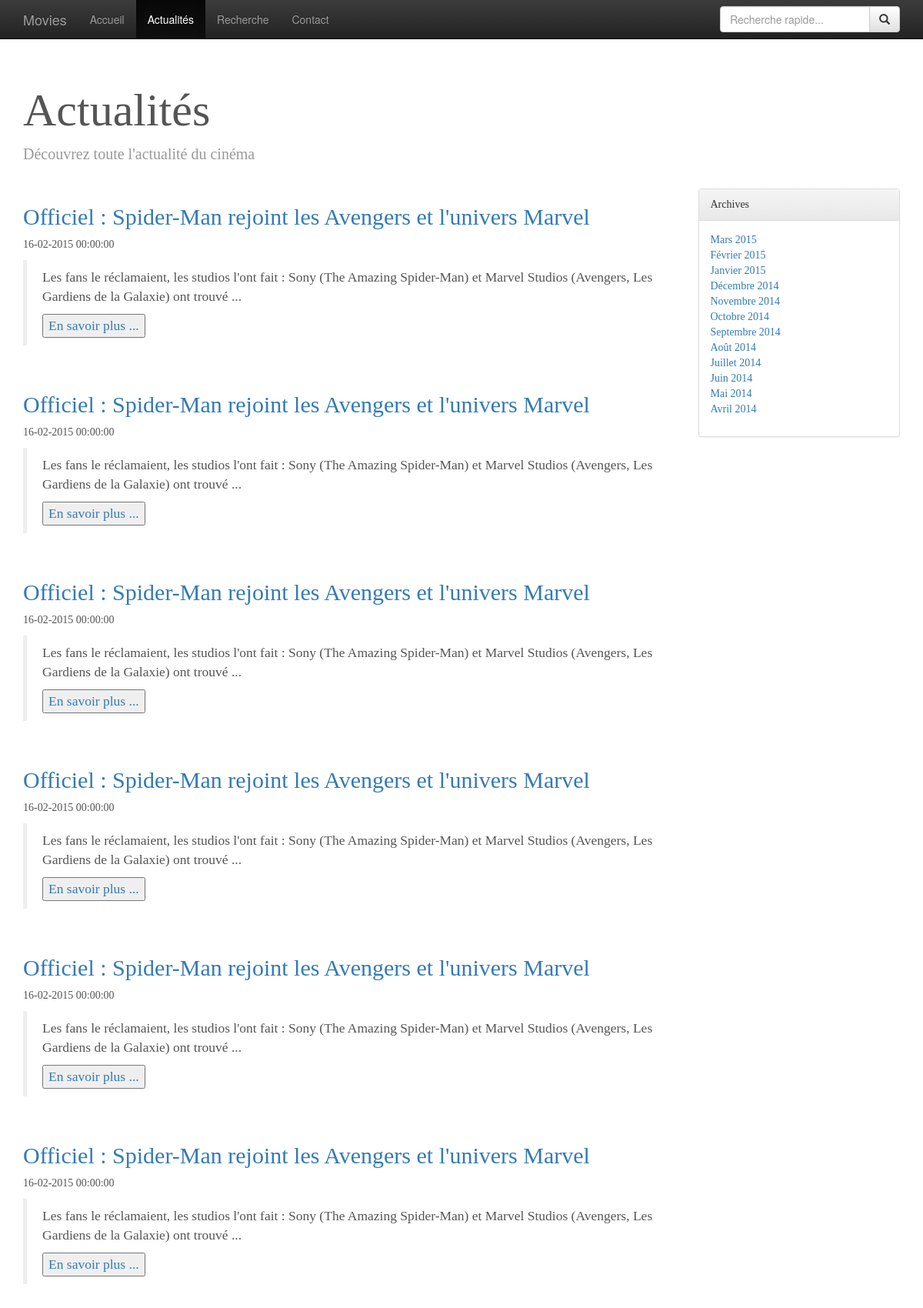
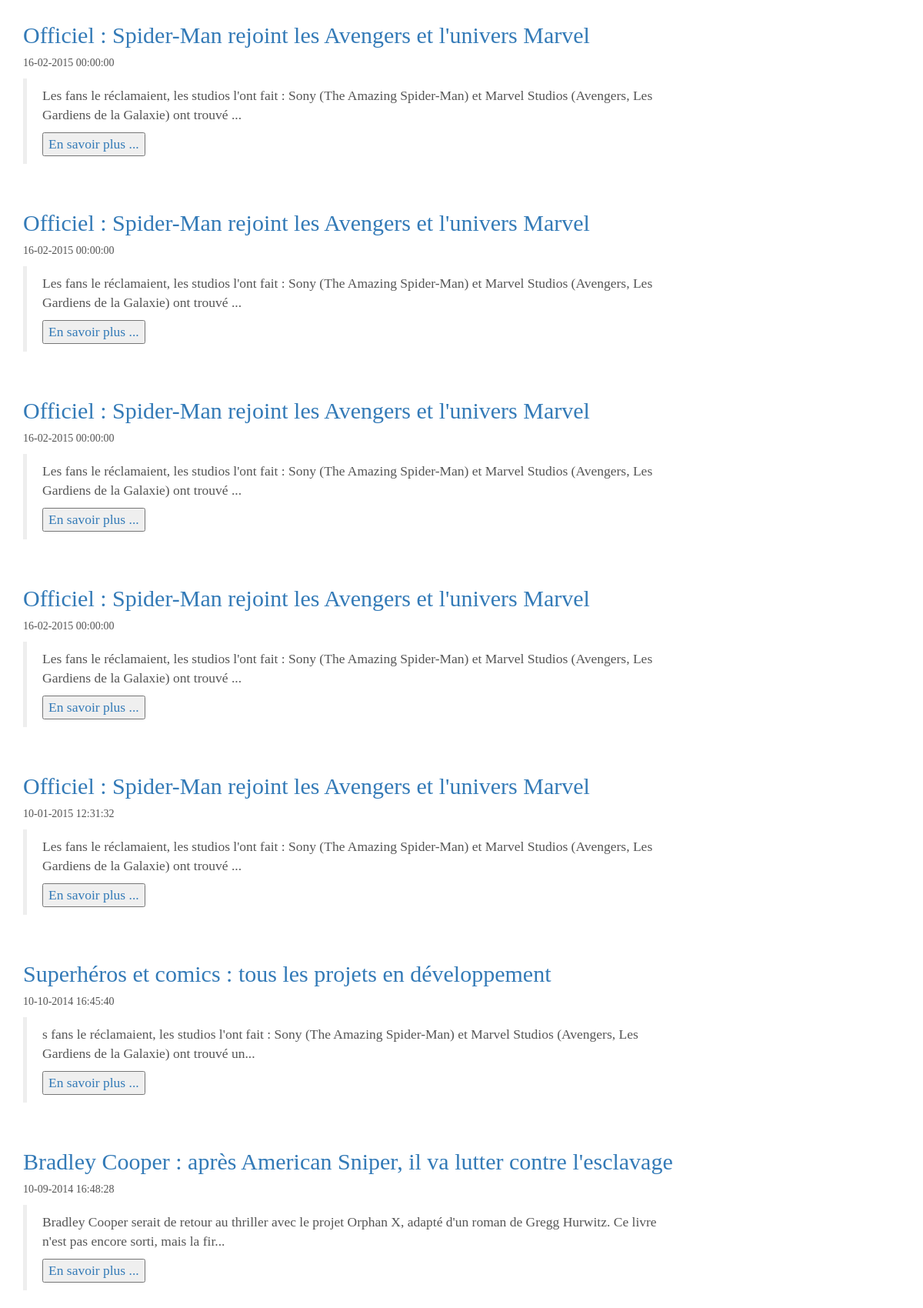
Page /news.php (upper part) on the committed database (2 pictures, top to bottom).
### tables this page shows
CREATE TABLE IF NOT EXISTS `news` (
  `news_id` int(11) NOT NULL AUTO_INCREMENT,
  `news_title` varchar(255) NOT NULL,
  `news_text` text NOT NULL,
  `news_date` datetime NOT NULL DEFAULT CURRENT_TIMESTAMP,
  PRIMARY KEY (`news_id`)
);

### news.php (the view)
<?php include_once 'header.php';
if(!empty($_GET['id'])){
	$id = $_GET['id'];
	header("Location: article.php?id=$id");
	exit();
}
else{
	$query= $db->query('SELECT * FROM news ORDER BY news_date DESC');
	$news = $query->fetchAll();
}
?>
<div class="news-container">
	<div class="news-header">
		<h1>Actualités</h1>
		<p>Découvrez toute l'actualité du cinéma</p>
	</div>
	<div class="row">
		<div class="col-xs-12 col-sm-9">
		<?php
		foreach($news as $new){ ?>
			<div class="news-post">
				<h2><a href ="article.php?id=<?= $new['news_id'] ?>" ><?= $new['news_title'] ?></a></h2>
				<p><?=  date('d-m-Y H:i:s', strtotime($new['news_date'])) ?> </p>
				<blockquote>
					<p>
					<?php
					$short_news = strip_tags($new['news_text']);
					$short_news = substr($short_news,0, 150);
					$short_news = nl2br($short_news);
					echo $short_news .'...';
					?>
					</p>
					<a href ="article.php?id=<?= $new['news_id'] ?>" ><input type="submit" id="savoir" name= "name" value="En savoir plus ..."/></a>
				</blockquote>
			</div>
		<?php } ?>
		</div>
		<?php include'sidebar_news.php'; ?>
	</div>
</div>
<?php include_once 'footer.php'; ?>

### css/styles.css (style rules this page uses)
body { padding-top: 70px; color: #555; }
.news-container { font-family: Georgia,"Times New Roman",Times,serif; }
.news-header { padding-bottom: 20px; padding-top: 20px; }
.news-header h1 { font-size: 60px; }
.news-header p { color: #999; font-size: 20px; }
.news-post { margin-bottom: 60px; }

### rows in the picture
news: news_title "Officiel : Spider-Man rejoint les Avengers et l'univers Marvel", news_date "16-02-2015 00:00:00", news_text "Les fans le réclamaient, les studios l'ont fait : Sony (The Amazing Spider-Man) et Marvel Studios (Avengers, Les Gardiens de la Galaxie) ont trouvé"
news: news_title "Officiel : Spider-Man rejoint les Avengers et l'univers Marvel", news_date "16-02-2015 00:00:00", news_text "Les fans le réclamaient, les studios l'ont fait : Sony (The Amazing Spider-Man) et Marvel Studios (Avengers, Les Gardiens de la Galaxie) ont trouvé"
news: news_title "Officiel : Spider-Man rejoint les Avengers et l'univers Marvel", news_date "16-02-2015 00:00:00", news_text "Les fans le réclamaient, les studios l'ont fait : Sony (The Amazing Spider-Man) et Marvel Studios (Avengers, Les Gardiens de la Galaxie) ont trouvé"
news: news_title "Officiel : Spider-Man rejoint les Avengers et l'univers Marvel", news_date "16-02-2015 00:00:00", news_text "Les fans le réclamaient, les studios l'ont fait : Sony (The Amazing Spider-Man) et Marvel Studios (Avengers, Les Gardiens de la Galaxie) ont trouvé"
news: news_title "Officiel : Spider-Man rejoint les Avengers et l'univers Marvel", news_date "16-02-2015 00:00:00", news_text "Les fans le réclamaient, les studios l'ont fait : Sony (The Amazing Spider-Man) et Marvel Studios (Avengers, Les Gardiens de la Galaxie) ont trouvé"
news: news_title "Officiel : Spider-Man rejoint les Avengers et l'univers Marvel", news_date "16-02-2015 00:00:00", news_text "Les fans le réclamaient, les studios l'ont fait : Sony (The Amazing Spider-Man) et Marvel Studios (Avengers, Les Gardiens de la Galaxie) ont trouvé"
news: news_title "Officiel : Spider-Man rejoint les Avengers et l'univers Marvel", news_date "16-02-2015 00:00:00", news_text "Les fans le réclamaient, les studios l'ont fait : Sony (The Amazing Spider-Man) et Marvel Studios (Avengers, Les Gardiens de la Galaxie) ont trouvé"
news: news_title "Officiel : Spider-Man rejoint les Avengers et l'univers Marvel", news_date "16-02-2015 00:00:00", news_text "Les fans le réclamaient, les studios l'ont fait : Sony (The Amazing Spider-Man) et Marvel Studios (Avengers, Les Gardiens de la Galaxie) ont trouvé"
news: news_title "Officiel : Spider-Man rejoint les Avengers et l'univers Marvel", news_date "16-02-2015 00:00:00", news_text "Les fans le réclamaient, les studios l'ont fait : Sony (The Amazing Spider-Man) et Marvel Studios (Avengers, Les Gardiens de la Galaxie) ont trouvé"
news: news_title "Officiel : Spider-Man rejoint les Avengers et l'univers Marvel", news_date "16-02-2015 00:00:00", news_text "Les fans le réclamaient, les studios l'ont fait : Sony (The Amazing Spider-Man) et Marvel Studios (Avengers, Les Gardiens de la Galaxie) ont trouvé"
news: news_title "Officiel : Spider-Man rejoint les Avengers et l'univers Marvel", news_date "10-01-2015 12:31:32", news_text "Les fans le réclamaient, les studios l'ont fait : Sony (The Amazing Spider-Man) et Marvel Studios (Avengers, Les Gardiens de la Galaxie) ont trouvé"
news: news_title "Superhéros et comics : tous les projets en développement", news_date "10-10-2014 16:45:40", news_text "s fans le réclamaient, les studios l'ont fait : Sony (The Amazing Spider-Man) et Marvel Studios (Avengers, Les Gardiens de la Galaxie) ont trouvé un"
news: news_title "Bradley Cooper : après American Sniper, il va lutter contre l'esclavage", news_date "10-09-2014 16:48:28", news_text "Bradley Cooper serait de retour au thriller avec le projet Orphan X, adapté d'un roman de Gregg Hurwitz. Ce livre n'est pas encore sorti, mais la fir"

### other values in the picture
$page_name "Accueil"
$page_name "Actualités"
$page_name "Recherche"
$page_name "Contact"
$month_label "Mars 2015"
$month_label "Février 2015"
$month_label "Janvier 2015"
$month_label "Décembre 2014"
$month_label "Novembre 2014"
$month_label "Octobre 2014"
$month_label "Septembre 2014"
$month_label "Août 2014"
$month_label "Juillet 2014"
$month_label "Juin 2014"
$month_label "Mai 2014"
